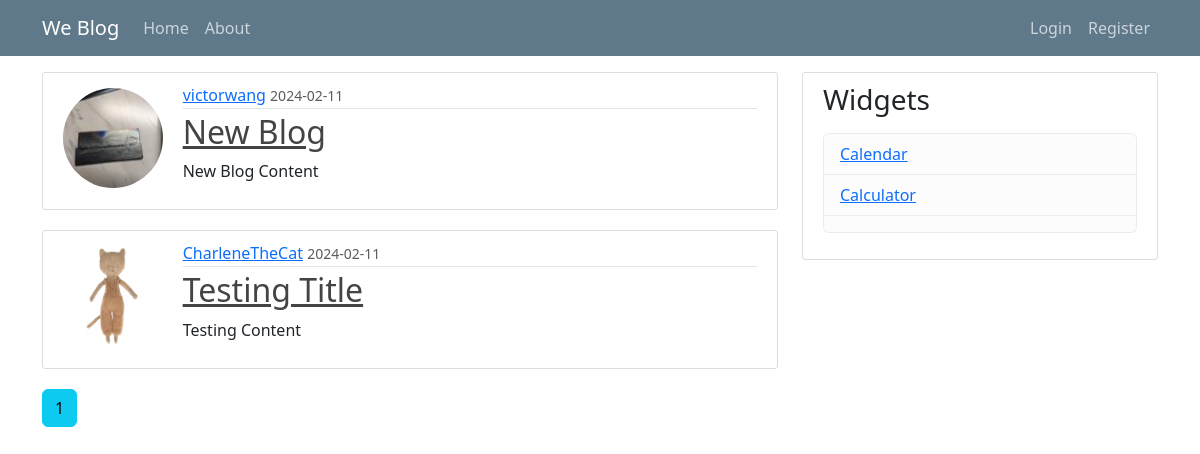
The page /home on the database its author committed.
### flaskblog/models.py (models this page shows, shortened)
class Post(db.Model):
    id = db.Column(db.Integer, primary_key=True)
    title = db.Column(db.String(100), nullable=False)
    date_posted = db.Column(db.DateTime, nullable=False, default=datetime.utcnow)
    content = db.Column(db.Text, nullable=False)
    user_id = db.Column(db.Integer, db.ForeignKey('user.id'), nullable=False)

class User(db.Model, UserMixin):
    id = db.Column(db.Integer, primary_key=True)
    username = db.Column(db.String(20), unique=True, nullable=False)
    email = db.Column(db.String(120), unique=True, nullable=False)
    image_file = db.Column(db.String(20), nullable=False, default='default.jpg')
    password = db.Column(db.String(60), nullable=False)
    posts = db.relationship('Post', backref='author', lazy=True)

### flaskblog/routes.py (the view)
@app.route("/")
@app.route("/home")
def home():
    page = request.args.get('page', 1, type=int)
    posts = Post.query.order_by(desc(Post.id)).paginate(page=page, per_page=5)
    return render_template('home.html', posts=posts)

### flaskblog/templates/home.html
{% extends 'layout.html' %}
{% block content %}
{% for post in posts.items %}
<article class="media content-section">
	<div class="row align-items-start">
		<div class="col-md-2 text-center align-self-start">
			<img class="rounded-circle article-img"
				src="{{ url_for('static', filename='profile_pics/' + post.author.image_file) }}"
				style="width: 100px; height: 100px; margin-top: 5px;">
		</div>
		<div class="col-md-10">
			<div class="media-body">
				<div class="article-metadata">
					<a class="mr-2" href="{{ url_for('user_post', username=post.author.username) }}">{{ post.author.username }}</a>
					<small class="text-muted">{{ post.date_posted.strftime('%Y-%m-%d') }}</small>
				</div>
				<h2><a class="article-title" href="{{ url_for('post', post_id=post.id) }}">{{ post.title }}</a></h2>
				{% if post.content|length > 500 %}
				<p class="article-content" style="max-width: 100%; overflow-wrap: break-word;">{{ post.content[:500]
					}}...</p>
				<a href="{{ url_for('post', post_id=post.id) }}">Read more</a>
				{% else %}
				<p class="article-content" style="max-width: 100%; overflow-wrap: break-word;">{{ post.content }}</p>
				{% endif %}
			</div>
		</div>
	</div>
</article>
{% endfor %}
{% for page_num in posts.iter_pages(left_edge=1, right_edge=1, left_current=1, right_current=2) %}
{% if page_num %}
{% if posts.page == page_num %}
<a class="btn btn-info mb-4" href="{{ url_for('home', page=page_num) }}">{{ page_num }}</a>
{% else %}
<a class="btn btn-outline-info mb-4" href="{{ url_for('home', page=page_num) }}">{{ page_num }}</a>
{% endif %}
{% else %}
...
{% endif %}
{% endfor %}
{% endblock content %}

### flaskblog/static/main.css (style rules this page uses)
body { background: #fafafa; color: #333333; margin-top: 5rem; }
h1, h2, h3, h4, h5, h6 { color: #444444; }
.content-section { background: #ffffff; padding: 10px 20px; border: 1px solid #dddddd; border-radius: 3px; margin-bottom: 20px; }
.article-title { color: #444444; }
.article-content { white-space: pre-line; }
.article-img { height: 65px; width: 65px; margin-right: 16px; }
.article-metadata { padding-bottom: 1px; margin-bottom: 4px; border-bottom: 1px solid #e3e3e3 }

### rows shown on the page
Post: image_file (picture), author.username "victorwang", date_posted "2024-02-11", title "New Blog", content "New Blog Content"
Post: image_file (picture), author.username "CharleneTheCat", date_posted "2024-02-11", title "Testing Title", content "Testing Content"

### other values the page prints
{{ page_num }} "1"
